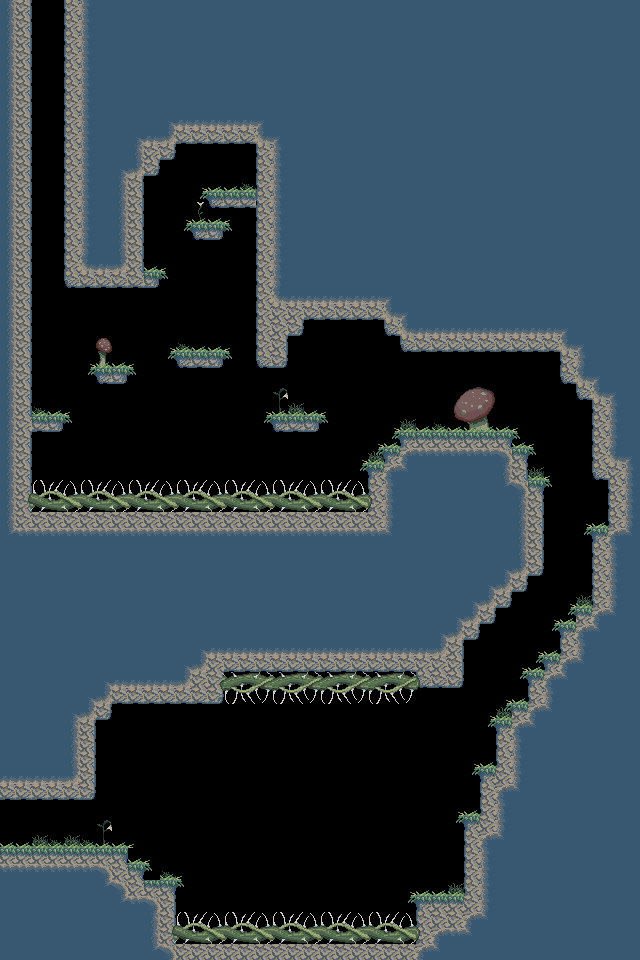

A 2D game scene composited from a Tiled map and its tileset images. What follows is a short description and the map's XML, with each tile layer's data collapsed to a summary:
An orthogonal 40x60 tile map with 16x16 px tiles, 3 tile layers (FarBack, NearBack, Ground) and 11 objects (4x balloonMonster, 3x fireRoot, 2x entrance, exit, waterPlant).

<map version="1.0" orientation="orthogonal" width="40" height="60" tilewidth="16" tileheight="16">
 <properties>
  <property name="name" value="Descent" />
 </properties>
 <tileset firstgid="1" source="tiles.tsx" />
 <layer name="FarBack" width="40" height="60">
  <data>[2400 cells, 33 non-empty, 17 distinct tile ids]</data>
 </layer>
 <layer name="NearBack" width="40" height="60">
  <data>[2400 cells, 160 non-empty, 13 distinct tile ids]</data>
 </layer>
 <layer name="Ground" width="40" height="60">
  <data>[2400 cells, 1634 non-empty, 45 distinct tile ids]</data>
 </layer>
 <objectgroup name="Connections" width="40" height="60">
  <object name="top" type="entrance" x="32" y="0" width="32" height="16" />
  <object type="exit" x="0" y="800" width="16" height="48">
   <properties>
    <property name="entrance" value="right" />
    <property name="from" value="right" />
    <property name="to" value="blockCorridor" />
   </properties>
  </object>
  <object name="left" type="entrance" x="16" y="816" width="16" height="32" />
 </objectgroup>
 <objectgroup name="Spawns" width="40" height="60">
  <object type="waterPlant" x="208" y="144" width="48" height="48" />
  <object type="balloonMonster" x="192" y="320" width="32" height="32" />
  <object type="balloonMonster" x="360" y="880" width="32" height="32" />
  <object type="balloonMonster" x="280" y="880" width="32" height="32" />
  <object type="fireRoot" x="352" y="704" width="48" height="48" />
  <object type="fireRoot" x="272" y="704" width="48" height="48" />
  <object type="fireRoot" x="192" y="704" width="48" height="48" />
  <object type="balloonMonster" x="200" y="880" width="32" height="32" />
 </objectgroup>
</map>
